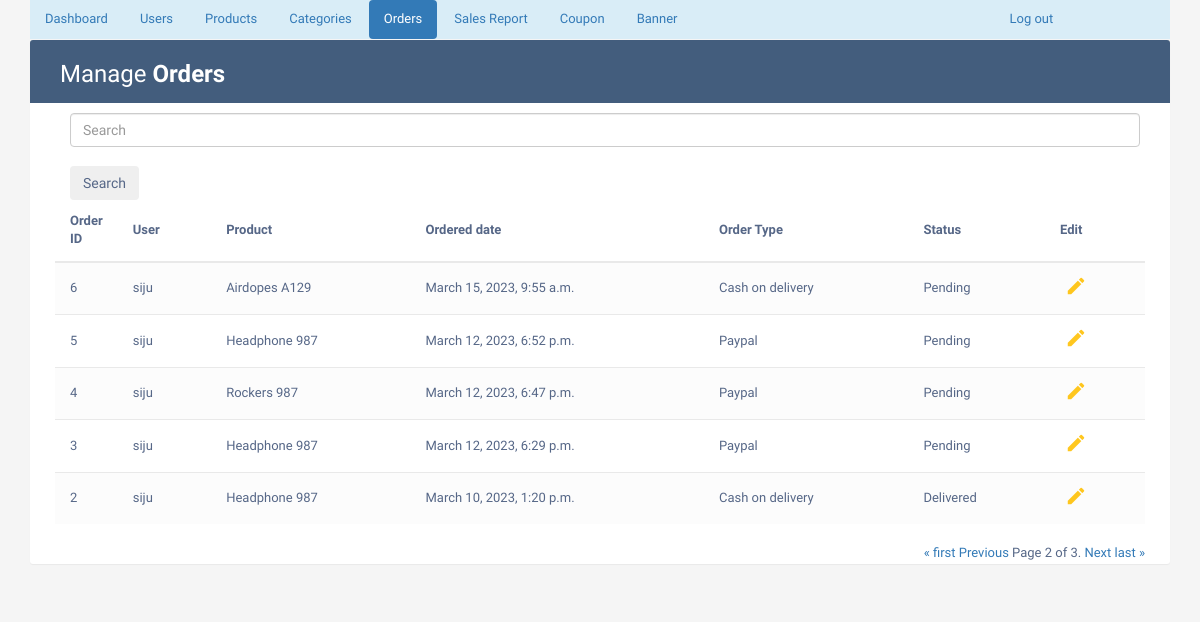
Page /adminorderlist/?page=2 (signed in) on the committed database.
### phase/models.py (models this page shows, shortened)
class Order(models.Model):
    user = models.ForeignKey(UserDetail, on_delete=models.CASCADE)
    address = models.ForeignKey(Address, on_delete=models.CASCADE)
    product = models.ForeignKey(Product, on_delete=models.CASCADE)
    amount = models.IntegerField(default=0)
    ordered_date = models.DateTimeField(auto_now_add=True)
    ordertype = models.CharField(max_length=50, choices=TYPE_CHOICES, default='Cash on delivery')
    status = models.CharField(max_length=50, choices=STATUS_CHOICES, default='Pending')

class UserDetail(models.Model):
    uname=models.CharField(unique=True, max_length=50)
    uemail=models.CharField(max_length=50)
    uphone=models.CharField(max_length=50, null=True)
    upassword=models.CharField(max_length=50)
    uactive=models.BooleanField(default=True)
    uimage = models.ImageField(upload_to='imagestore/', null=True, blank=True)
    uotp=models.IntegerField(null=True)
    def __str__(self):
        return self.uname

class Product(models.Model):
    name = models.CharField(max_length=50)
    description = models.CharField(max_length=200)
    image = models.ImageField(upload_to='imagestore/')
    stock = models.PositiveIntegerField(default=1)
    category = models.ForeignKey(Category, on_delete=models.CASCADE, default='Wired')
    normalprice = models.IntegerField(default=0)
    def __str__(self):
        return self.name

### phase/views.py (the view)
# urls.py: path('adminorderlist/', views.adminorderlist, name='adminorderlist'),
def adminorderlist(request):
    if 'username' in request.session:
        if 'search' in request.GET:
            search=request.GET['search']
            member=Order.objects.filter(Q(user__uname__icontains=search)|Q(id__icontains=search)).order_by('-id')
        else:
            member = Order.objects.all().order_by('-id')
        paginator = Paginator(member, 5)
        page_number = request.GET.get('page')
        page_obj = paginator.get_page(page_number)
        return render(request,'adminorderlist.html', {'page_obj': page_obj})
    else:
        return render('adminlogin')

### Templates/adminorderlist.html
{% extends "adminbase.html" %}
{% block active7 %} "active" {% endblock%}
{% block tablewrapper %}
                    <div class="col-sm-6">
						<h2>Manage <b>Orders</b></h2>
					</div>
                    <div class="col-sm-6">
                      </div>
                    </div>
{% endblock %}
{% block tablecontent%}
                <form action="{% url 'adminorderlist' %}" class="d-flex offset-md-1 container m-auto" style="width:1100px">
                    <input class="form-control offset-md-1" type="search" placeholder="Search" name="search" aria-label="Search"><br>
                    <button class="btn btn-outline-secondary" type="submit">Search</button>
                </form>
                <table class="table table-striped table-hover">
                <thead>
                    <tr>
                        <th>Order ID</th>
                        <th>User</th>
                        <th>Product</th>
                        <th>Ordered date</th>
                        <th>Order Type</th>
                        <th>Status</th>
                        <th>Edit</th>
                    </tr>
                </thead>
                <tbody>
                    {% for x in page_obj %}
                    <tr>
                        <td>{{ x.id }}</td>
                        <td>{{ x.user }}</td>
                        <td>{{ x.product }}</td>
                        <td>{{ x.ordered_date }}</td>
                        <td>{{ x.ordertype }}</td>
                        <td>{{ x.status }}</td>
                        <td>
                            <a href="{% url 'updateorder' id=x.id %}" class="edit" data-toggle="modal"><i class="material-icons" data-toggle="tooltip" title="Edit">&#xE254;</i></a>
                        </td>
                    </tr>
                    {% endfor %}
                </tbody>
                </table>
                                <div class="pagination">
                                    <span class="step-links">
                                        {% if page_obj.has_previous %}
                                            <a href="?page=1">&laquo; first</a>
                                            <a href="?page={{ page_obj.previous_page_number }}">Previous</a>
                                        {% endif %}
                                        <span class="current-page">
                                            Page {{ page_obj.number }} of {{ page_obj.paginator.num_pages }}.
                                        </span>
                                        {% if page_obj.has_next %}
                                            <a href="?page={{ page_obj.next_page_number }}">Next</a>
                                            <a href="?page={{ page_obj.paginator.num_pages }}">last &raquo;</a>
                                        {% endif %}
                                    </span>
                                </div>
{% endblock %}

### Templates/adminbase.html (style rules this page uses)
body { color: #566787; background: #f5f5f5; font-family: 'Varela Round', sans-serif; font-size: 13px; }
.table-title h2 { margin: 5px 0 0; font-size: 24px; }
table.table tr th, table.table tr td { border-color: #e9e9e9; padding: 12px 15px; vertical-align: middle; }
table.table tr th:first-child { width: 60px; }
table.table tr th:last-child { width: 100px; }
table.table-striped tbody tr:nth-of-type(odd) { background-color: #fcfcfc; }
table.table td:last-child i { opacity: 0.9; font-size: 22px; margin: 0 5px; }
table.table td a { font-weight: bold; color: #566787; display: inline-block; text-decoration: none; outline: none !important; }
table.table td a.edit { color: #FFC107; }
table.table td i { font-size: 19px; }
.pagination { float: right; margin: 0 0 5px; }

### rows in the picture
Order: id "6", user "siju", product "Airdopes A129", ordered_date "March 15, 2023, 9:55 a.m.", ordertype "Cash on delivery", status "Pending"
Order: id "5", user "siju", product "Headphone 987", ordered_date "March 12, 2023, 6:52 p.m.", ordertype "Paypal", status "Pending"
Order: id "4", user "siju", product "Rockers 987", ordered_date "March 12, 2023, 6:47 p.m.", ordertype "Paypal", status "Pending"
Order: id "3", user "siju", product "Headphone 987", ordered_date "March 12, 2023, 6:29 p.m.", ordertype "Paypal", status "Pending"
Order: id "2", user "siju", product "Headphone 987", ordered_date "March 10, 2023, 1:20 p.m.", ordertype "Cash on delivery", status "Delivered"

### other values in the picture
{{ page_obj.number }} "2"
{{ page_obj.paginator.num_pages }} "3"
